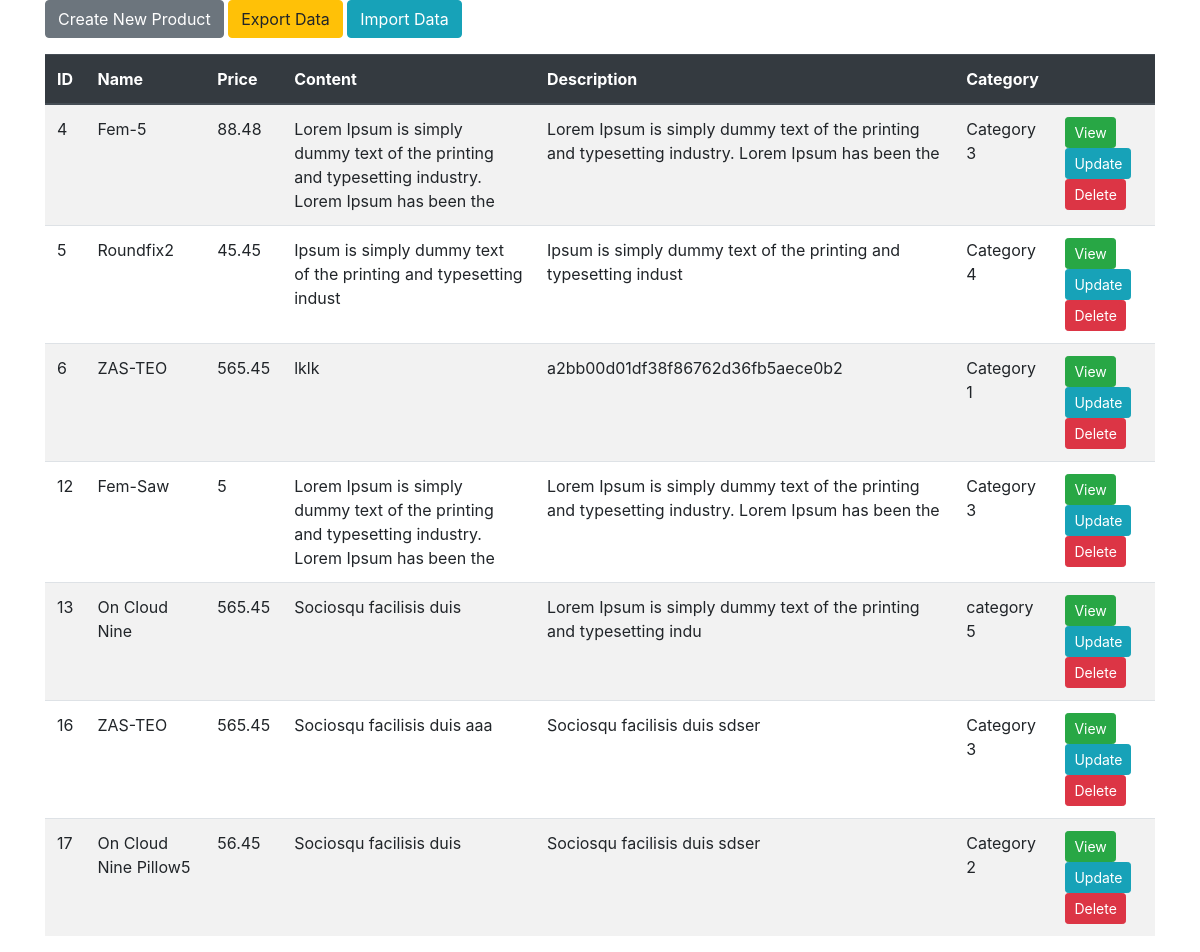
The page / on the database its author committed.
### tables this page shows
CREATE TABLE `products` (
  `id` int(11) NOT NULL,
  `name` varchar(30) NOT NULL,
  `price` double NOT NULL,
  `content` varchar(200) NOT NULL,
  `description` varchar(200) NOT NULL,
  `categoryId` int(11) NOT NULL,
  `categoryName` varchar(50) NOT NULL
);

### products.php (called while the page is built, shortened)
<?php
function getProducts()
{
$db = new Database();
$conn = $db->getConn();
  $sql = "SELECT id, name,price,content,description,categoryName FROM products";
$data = $conn->query($sql);
return $data;
}
?>

### index.php (the view, shortened to what this page needs)
 <?php
require 'products.php';
$products = getProducts();
include 'header.php';
?>
<div class="container">
    <p>
        <a class="btn btn-secondary " href="create.php">Create New Product</a>
        <a class="btn btn-warning" href="export.php">Export Data</a>
<a class="btn btn-info" name="json"  href="import.php" type="submit"> Import Data </a>
    </p>
    <table class="table  table-striped">
        <thead class="thead-dark">
        <tr>
        	<th>ID</th>
            <th>Name</th>
            <th>Price</th>
            <th>Content</th>
            <th>Description</th>
            <th>Category</th>
            <th></th>
        </tr>
        </thead>
        <tbody>
        <?php foreach ($products as $product): ?>
            <tr>
            	 <td><?php echo $product['id'] ?></td>
                <td><?php echo $product['name'] ?></td>
                <td><?php echo $product['price']?></td>
                <td><?php echo $product ['content'] ?></td>
                <td><?php echo $product ['description'] ?></td>
                <td><?php echo $product['categoryName'] ?></td>
             <td>
                    <a href="view.php?id=<?php echo $product['id'] ?>" class="btn btn-sm btn-success ">View</a>
                    <a href="update.php?id=<?php echo $product['id'] ?>"
                       class="btn btn-sm btn-info">Update</a>
                    <form method="POST" action="delete.php">
                        <button class="btn btn-sm btn-danger">Delete</button>
                    </form>
                </td>
            </tr>
        <?php endforeach; ?>
        </tbody>
        <?php endif; ?>
    </table>
</div>
<?php include 'footer.php' ?>

### header.php (shortened to what this page needs)
<!doctype html>
<html lang="en">
<head>
    <link rel="stylesheet" href="https://stackpath.bootstrapcdn.com/bootstrap/4.3.1/css/bootstrap.min.css"
>
</head>
<body>

### footer.php
</body>
</html>

### rows shown on the page
products: id "4", name "Fem-5", price "88.48", content "Lorem Ipsum is simply dummy text of the printing and typesetting industry. Lorem Ipsum has been the", description "Lorem Ipsum is simply dummy text of the printing and typesetting industry. Lorem Ipsum has been the", categoryName "Category 3"
products: id "5", name "Roundfix2", price "45.45", content "Ipsum is simply dummy text of the printing and typesetting indust", description "Ipsum is simply dummy text of the printing and typesetting indust", categoryName "Category 4"
products: id "6", name "ZAS-TEO", price "565.45", content "lklk", description "a2bb00d01df38f86762d36fb5aece0b2", categoryName "Category 1"
products: id "12", name "Fem-Saw", price "5", content "Lorem Ipsum is simply dummy text of the printing and typesetting industry. Lorem Ipsum has been the", description "Lorem Ipsum is simply dummy text of the printing and typesetting industry. Lorem Ipsum has been the", categoryName "Category 3"
products: id "13", name "On Cloud Nine", price "565.45", content "Sociosqu facilisis duis", description "Lorem Ipsum is simply dummy text of the printing and typesetting indu", categoryName "category 5"
products: id "16", name "ZAS-TEO", price "565.45", content "Sociosqu facilisis duis aaa", description "Sociosqu facilisis duis sdser", categoryName "Category 3"
products: id "17", name "On Cloud Nine Pillow5", price "56.45", content "Sociosqu facilisis duis", description "Sociosqu facilisis duis sdser", categoryName "Category 2"
